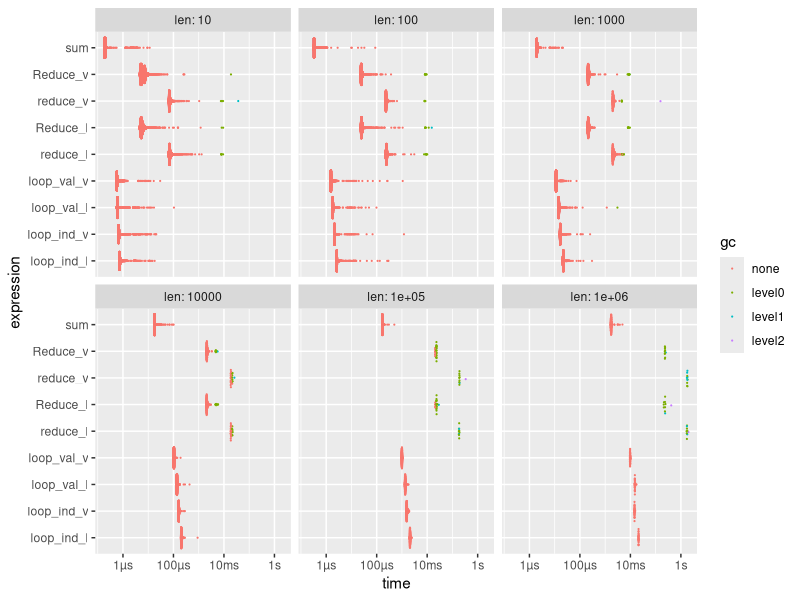
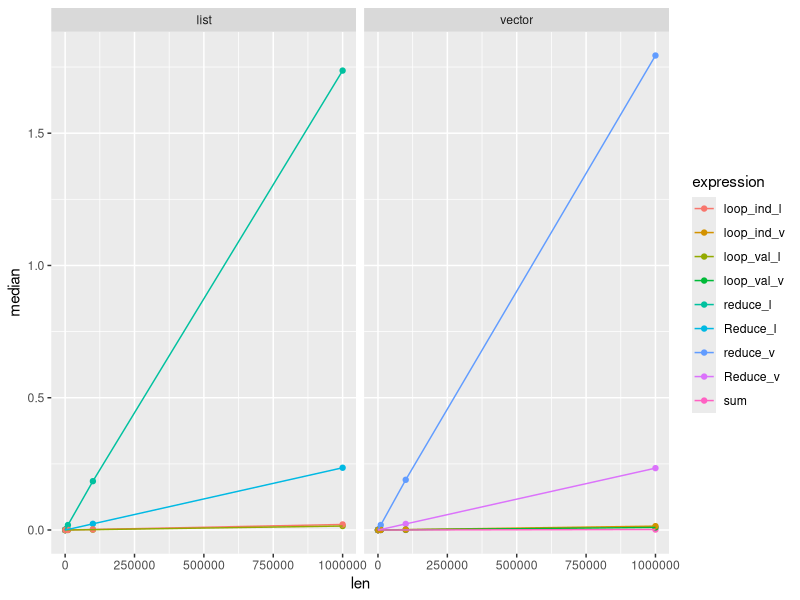

The R script that drew these images, in order: (Note: this script raises an error after producing the figures.)
## ---- chunk 1
library(tidyverse)

x_v <- rnorm(1e6)
x_l <- as.list(x_v)

sum_loop_by_value <- function(x) {
  total <- 0
  for (v in x) {
    total <- total + v
  }
  total
}

sum_loop_by_ind <- function(x) {
  total <- 0
  for (i in seq_along(x)) {
    total <- total + x[[i]]
  }
  total
}


results <- bench::press(
  len = 10^(1:6),
  {
    x_v <- rnorm(len)
    x_l <- as.list(x_v)
    bench::mark(
      sum = sum(x_v),
      Reduce_v = Reduce("+", x_v),
      Reduce_l = Reduce("+", x_l),
      reduce_v = purrr::reduce(x_v, `+`),
      reduce_l = purrr::reduce(x_l, `+`), 
      loop_val_v = sum_loop_by_value(x_v),
      loop_val_l = sum_loop_by_value(x_l),
      loop_ind_v = sum_loop_by_ind(x_v),
      loop_ind_l = sum_loop_by_ind(x_l),
      min_iterations = 10
    )
  }
)
## ---- chunk 2
print(results, n = nrow(results))
## ---- chunk 3
results |> 
  dplyr::select(expression, len, median, mem_alloc) |> 
  print(n = nrow(results))
## ---- chunk 4
plot(results, size = 0.1)
## ---- chunk 5
#| fig-width: 10
results |> 
  mutate(
    expression = as.character(expression),
    structure_type = if_else(grepl("_l", as.character(results$expression)), "list", "vector")
  ) |> 
  ggplot(aes(len, median, color = expression)) +
  geom_point() +
  geom_line() +
  facet_wrap(~structure_type)
## ---- chunk 6
results |> 
  dplyr::select(expression, len, median, mem_alloc) |> 
  write_csv("notebooks/assets/sum_timing.csv")
## ---- chunk 7
log_exp_loop_direct <- function(x) {
  total <- 1
  for (v in x) {
    total <- exp(log(total) + v)*abs(cos(v))*abs(cos(v))*abs(cos(v))
  }
  total
}

log_exp_loop_funeval <- function(x) {
  total <- 1
  for (v in x) {
    total <- exp_log_add(total, v)
  }
  total
}

exp_log_add <- function(a, b) {
  exp(log(a) + b)*abs(cos(b))*abs(cos(b))*abs(cos(b))
}


results <- bench::press(
  len = 10^(1:6),
  {
    x_v <- rnorm(len)
    bench::mark(
      Reduce = Reduce(exp_log_add, x_v, init = 1),
      reduce = purrr::reduce(x_v, exp_log_add, .init = 1),
      log_exp_loop_direct(x_v),
      log_exp_loop_funeval(x_v),
      min_iterations = 10
    )
  }
)
## ---- chunk 8
results |> 
  select(expression, len, median) |> 
  mutate(expression = as.character(expression)) |> 
  spread(len, median) |> 
  print(n = nrow(results))
